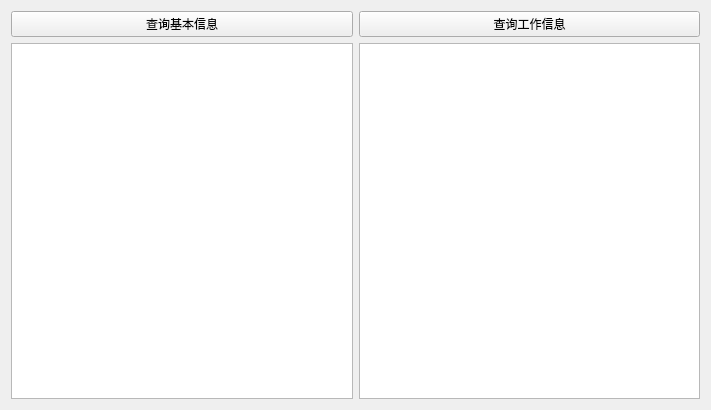
<?xml version="1.0" encoding="UTF-8"?>
<ui version="4.0">
 <class>Widget</class>
 <widget class="QWidget" name="Widget">
  <property name="geometry">
   <rect>
    <x>0</x>
    <y>0</y>
    <width>711</width>
    <height>410</height>
   </rect>
  </property>
  <property name="windowTitle">
   <string>Widget</string>
  </property>
  <property name="styleSheet">
   <string notr="true">font: 16pt &quot;微软雅黑&quot;;</string>
  </property>
  <layout class="QHBoxLayout" name="horizontalLayout">
   <item>
    <layout class="QVBoxLayout" name="verticalLayout">
     <item>
      <widget class="QPushButton" name="btnSearchBasic">
       <property name="text">
        <string>查询基本信息</string>
       </property>
      </widget>
     </item>
     <item>
      <widget class="QTextEdit" name="textEditBasic"/>
     </item>
    </layout>
   </item>
   <item>
    <layout class="QVBoxLayout" name="verticalLayout_2">
     <item>
      <widget class="QPushButton" name="btnSearchJob">
       <property name="text">
        <string>查询工作信息</string>
       </property>
      </widget>
     </item>
     <item>
      <widget class="QTextEdit" name="textEditJob"/>
     </item>
    </layout>
   </item>
  </layout>
 </widget>
 <resources/>
 <connections/>
</ui>
